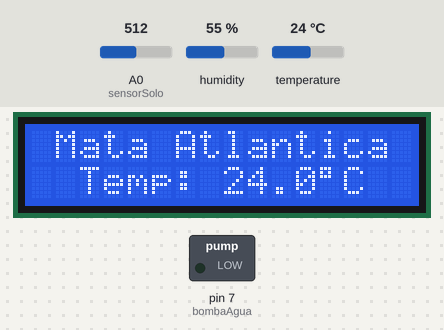
Bench run of a sketch on a simulated Arduino Uno, built with avr-gcc and run on an emulated ATmega328P. Parts: 16×2 character LCD, switched loads named in the sketch (green lamp = pin HIGH). The test bench sets the inputs (shaded band); at power-on: A0 (sensorSolo) = 512, humidity 55 %, temperature 24 °C. What the sketch prints to the serial monitor is not drawn.

Above: at 5.2 s.
5.3 s: A0 (sensorSolo) set to 544
At 10.9 s:
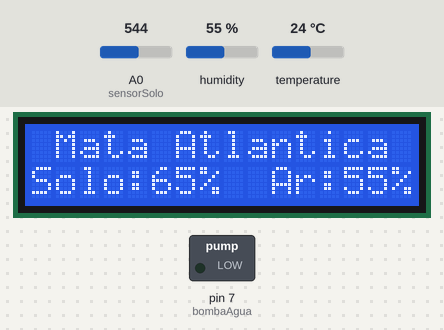
11.2 s: A0 (sensorSolo) set to 573
At 13.3 s:
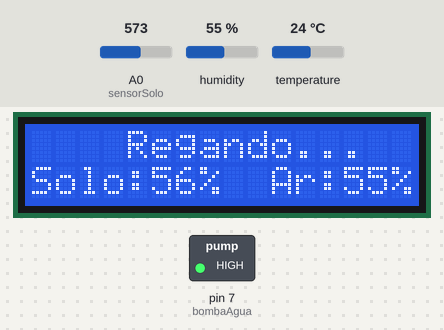
13.6 s: A0 (sensorSolo) set to 306
At 14.6 s:
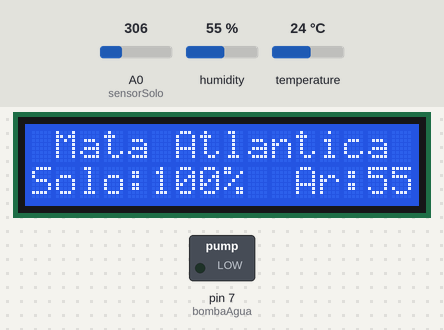
16.7 s: A0 (sensorSolo) set to 416
21.7 s: A0 (sensorSolo) set to 440
At 22.6 s:
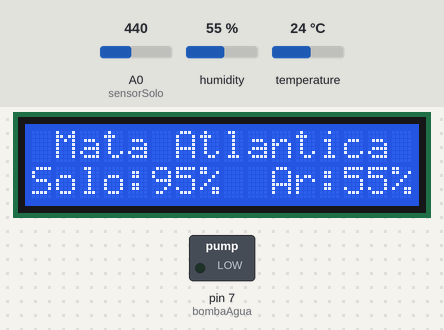
26.8 s: humidity set to 22 %
At 31.8 s:
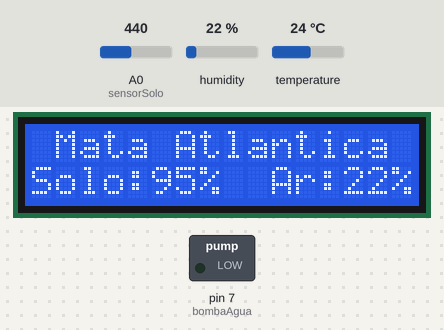
Timing chart, 0 to 32.8 s (numbered marks = the images above; inputs shaded):
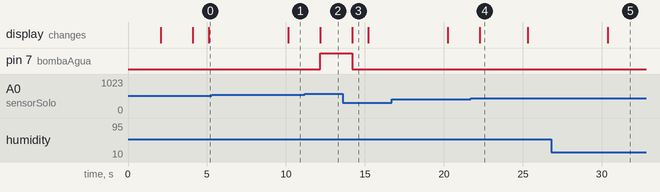

The sketch:

TERRARIO.ino
```cpp
// ##       ##  ##    ####    ######   ######   ####     ##  ##    ####     ####
// ##       ##  ##     ##         ##   ##       ## ##    ##  ##   ##  ##   ##  ##
// ##       ##  ##     ##        ##    ##       ##  ##   ##  ##   ##  ##   ##
// ##       ##  ##     ##       ##     ####     ##  ##   ##  ##   ##  ##    ####
// ##       ##  ##     ##      ##      ##       ##  ##   ##  ##   ##  ##       ##
// ##       ##  ##     ##     ##       ##       ## ##    ##  ##   ##  ##   ##  ##
// ######    ####     ####    ######   ######   ####      ####     ####     ####
//                            feito por luizeduos

#include <LiquidCrystal.h>
#include <DHT.h>

#define DHTPIN A1
#define DHTTYPE DHT22

const int sensorSolo = A0;
const int bombaAgua = 7;

DHT dht(DHTPIN, DHTTYPE);
LiquidCrystal lcd(8, 9, 10, 11, 12, 13);

unsigned long tempoAnterior = 0;
const unsigned long intervalo = 5000;
bool mostrarSolo = true;

void setup() {
  pinMode(bombaAgua, OUTPUT);
  digitalWrite(bombaAgua, LOW);

  Serial.begin(9600);
  dht.begin();
  lcd.begin(16, 2);
  lcd.clear();

  lcd.setCursor(0, 0);
  lcd.print("  Bem-vindo a");
  lcd.setCursor(0, 1);
  lcd.print(" Mata Atlantica");
  delay(2000);

  lcd.clear();
  lcd.setCursor(0, 0);
  lcd.print("Elaborado por");
  lcd.setCursor(0, 1);
  lcd.print("Alunos do 1");
  lcd.print((char)223);
  lcd.print(" GA");
  delay(2000);
  lcd.clear();
}

void loop() {
  unsigned long tempoAtual = millis();

  int leituraSolo = analogRead(sensorSolo);
  int umidadeSolo = map(leituraSolo, 765, 425, 0, 100);
  umidadeSolo = constrain(umidadeSolo, 0, 100);

  float umidadeAr = dht.readHumidity();
  float temperatura = dht.readTemperature();

  if (isnan(umidadeAr) || isnan(temperatura)) {
    umidadeAr = 0;
    temperatura = 0;
  }

  bool irrigar = false;
  if (umidadeSolo < 50) {
    irrigar = true;
  } else if (umidadeSolo < 60 && umidadeAr < 70) {
    irrigar = true;
  }

  if (irrigar) {
    digitalWrite(bombaAgua, HIGH);
    lcd.clear();
    lcd.setCursor(0, 0);
    lcd.print("    Regando...");
    lcd.setCursor(0, 1);
    if(umidadeSolo < 10) {
      lcd.print("Solo:");
      lcd.print(umidadeSolo);
      lcd.print("%   Ar:");
      lcd.print((int)umidadeAr);
      lcd.print("%");
    } else {
      lcd.print("Solo:");
      lcd.print(umidadeSolo);
      lcd.print("%  Ar:");
      lcd.print((int)umidadeAr);
      lcd.print("%");
    }
  } else {
    digitalWrite(bombaAgua, LOW);

    if (tempoAtual - tempoAnterior >= intervalo) {
      tempoAnterior = tempoAtual;
      mostrarSolo = !mostrarSolo;
    }

    lcd.setCursor(0, 0);
    lcd.print(" Mata Atlantica");

    lcd.setCursor(0, 1);
    lcd.print("                ");
    lcd.setCursor(0, 1);

    if (mostrarSolo) {
      if(umidadeSolo < 10) {
        lcd.print("Solo:");
        lcd.print(umidadeSolo);
        lcd.print("%   Ar:");
        lcd.print((int)umidadeAr);
        lcd.print("%");
      } else {
        lcd.print("Solo:");
        lcd.print(umidadeSolo);
        lcd.print("%  Ar:");
        lcd.print((int)umidadeAr);
        lcd.print("%");
      }
    } else {
      lcd.print("  Temp: ");
      lcd.print(temperatura, 1);
      lcd.print((char)223);
      lcd.print("C");
    }
  }

  Serial.print("Solo: ");
  Serial.print(umidadeSolo);
  Serial.print("% | Ar: ");
  Serial.print(umidadeAr);
  Serial.print("% | Temp: ");
  Serial.print(temperatura);
  Serial.println("C");

  delay(1000);
}
```

Measured:
- the behaviour switches between 561 and 562 on A0 (sensorSolo) (found by bisection; images 1 and 2)
- the behaviour switches between 425 and 426 on A0 (sensorSolo) (found by bisection; images 3 and 4)
- after the input at 5.3 s, the display: changes after 4.9 s (image 1)
- after the input at 11.2 s, pin 7 (bombaAgua): LOW → HIGH after 0.97 s; the display: changes after 0.98 s (image 2)
- after the input at 13.6 s, pin 7 (bombaAgua): HIGH → LOW after 0.59 s; the display: changes after 0.60 s (image 3)
- after the input at 21.7 s, the display: changes after 0.58 s (image 4)
- after the input at 26.8 s, the display: changes after 3.6 s (image 5)
